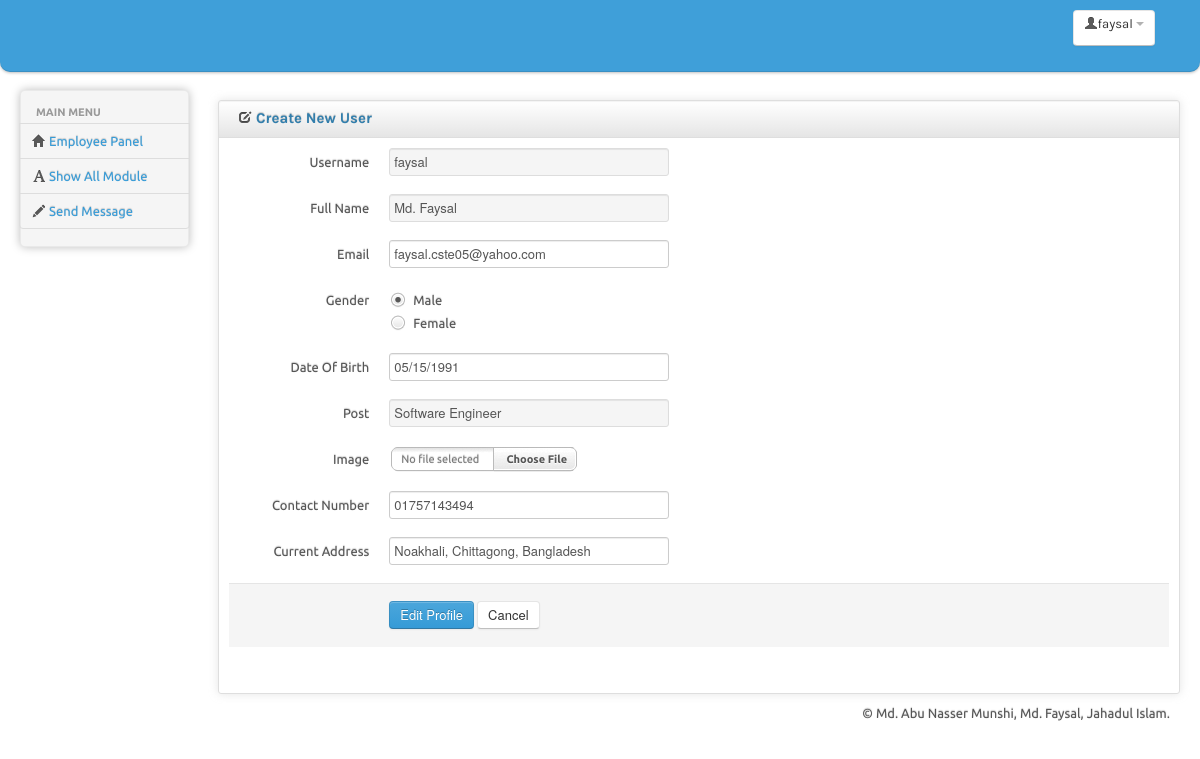
The app's page /employee/edit_employee_profile_form.php (signed in) with its own data.
### tables this page shows
CREATE TABLE IF NOT EXISTS `employee` (
  `employee_username` varchar(15) NOT NULL,
  `password` varchar(32) NOT NULL,
  `full_name` text NOT NULL,
  `post` text NOT NULL,
  `current_address` text NOT NULL,
  `image` text NOT NULL,
  `contact_no` varchar(15) NOT NULL,
  `email` varchar(50) NOT NULL,
  `gender` varchar(10) NOT NULL,
  `birth_date` date NOT NULL,
  PRIMARY KEY (`employee_username`)
);

### employee/edit_employee_profile_form.php (the view, shortened to what this page needs)
<?php
include 'header.php';
$con=mysqli_connect("localhost","root","","pms");
$select= mysqli_query($con,"SELECT * FROM employee Where employee_username='$_SESSION[username]'");
$select_F = mysqli_fetch_array($select);
$date_birth = date_create($select_F["birth_date"]);
  $birth_date= date_format($date_birth, 'm/d/Y');
?>
<body>
	<div class="navbar">
		<?php
include 'navbar.php';
?>
	</div>
		<div class="container-fluid">
		<div class="row-fluid">
			<div class="span2 main-menu-span">
				<?php
include 'sidebar.php';
?>
			</div>
                        <div id="content" class="span10">
                        			<div class="row-fluid sortable">
				<div class="box span12">
					<div class="box-header well" data-original-title>
						<h2><i class="icon-edit"></i> Create New User</h2>
					</div>
					<div class="box-content">
						<form name="edit_employee_profile" class="form-horizontal" method="post" action="edit_employee_profile.php" onsubmit="return formValidation()" enctype="multipart/form-data">
						  <fieldset>
                                                            <div class="control-group">
								<label class="control-label" for="focusedInput">Username</label>
								<div class="controls">
                                                                  <input class="input-xlarge disabled" id="disabledInput" type="text"  disabled="" value="<?php echo $select_F["employee_username"]; ?>">
								</div>
							  </div>
                                                            <div class="control-group">
								<label class="control-label" for="focusedInput">Full Name</label>
								<div class="controls">
                                                                  <input class="input-xlarge disabled" id="disabledInput" type="text"  disabled="" value="<?php echo $select_F["full_name"]; ?>">
								</div>
							  </div>
							<div class="control-group">
								<label class="control-label" for="focusedInput">Email</label>
								<div class="controls">
								  <input class="input-xlarge focused" id="focusedInput" name="employee_email" value="<?php echo $select_F["email"]; ?>" required="" type="email">
								</div>
							  </div>
                                                           <div class="control-group">
								<label class="control-label">Gender</label>
								<div class="controls">
								  <label class="radio">
									Male
								  </label>
								  <label class="radio">
									Female
								  </label>
								</div>
							  </div>
							<div class="control-group">
							  <label class="control-label" for="date01">Date Of Birth</label>
							  <div class="controls">
								<input type="text" class="input-xlarge datepicker" id="date01"  name="u_birth_date" required="" value="<?php echo $birth_date; ?>">
							  </div>
							</div>
                                                           <div class="control-group">
								<label class="control-label" for="focusedInput">Post</label>
								<div class="controls">
                                                                  <input class="input-xlarge disabled" id="disabledInput" type="text"  disabled="" value="<?php echo $select_F["post"]; ?>">
								</div>
							  </div>
							<div class="control-group">
							  <label class="control-label" for="fileInput">Image</label>
							  <div class="controls">
							  </div>
							</div>
							<div class="control-group">
								<label class="control-label" for="focusedInput">Contact Number</label>
								<div class="controls">
								  <input class="input-xlarge focused" id="focusedInput" type="text" name="employee_contact_no" required="" value="<?php echo $select_F["contact_no"]; ?>">
								</div>
							  </div>
							<div class="control-group">
								<label class="control-label" for="focusedInput">Current Address</label>
								<div class="controls">
								  <input class="input-xlarge focused" id="focusedInput" type="text" name="employee_current_address" required="" value="<?php echo $select_F["current_address"]; ?>">
								</div>
							  </div>
							<div class="form-actions">
							  <button type="submit" class="btn btn-primary">Edit Profile</button>
							  <button type="reset" class="btn">Cancel</button>
							</div>
						  </fieldset>
						</form>
					</div>
				</div>
			</div>
                        </div>
	<?php
include 'footer.php';
        ?>

### employee/css/charisma-app.css (style rules this page uses)
.box { border: 1px solid #DEDEDE; border-radius:3px; -webkit-border-radius:3px; -moz-border-radius:3px; margin-top: 10px; margin-bottom: 10px ; box-shadow: 0 0 10px rgba(189, 189, 189, 0.4); -webkit-box-shadow: 0 0 10px rgba(189, 189, 189, 0.4); -moz-box-shadow: 0 0 10px rgba(189, 189, 189, 0.4); }
.box-header { border:none; padding-top:5px; border-bottom: 1px solid #DEDEDE; border-radius:3px 3px 0 0; -webkit-border-radius:3px 3px 0 0; -moz-border-radius:3px 3px 0 0; height:12px; min-height:12px; margin-bottom: 0; cursor:move; font-weight:bold; font-size:16px; background: -moz-linear-gradient(top, rgba(255,255,255,0) 0%, rgba(0,0,0,0.1) 100%); background: -webkit-gradient(linear, left top, left bottom, color-stop(0%,rgba(255,255,255,0)), color-stop(100%,rgba(0,0,0,0.1))); background: -webkit-linear-gradient(top, rgba(255,255,255,0) 0%,rgba(0,0,0,0.1) 100%); background: -o-linear-gradient(top, rgba(255,255,255,0) 0%,rgba(0,0,0,0.1) 100%); background: -ms-linear-gradient(top, rgba(255,255,255,0) 0%,rgba(0,0,0,0.1) 100%); background: linear-gradient(to bottom, rgba(255,255,255,0) 0%,rgba(0,0,0,0.1) 100%); filter: progid:DXImageTransform.Microsoft.gradient( startColorstr='#00ffffff', endColorstr='#1a000000',GradientType=0 ); }
.box-header h2 { font-size:15px; width:auto; clear:none; float:left; line-height:25px; white-space: nowrap; }
.box-header h2 > i { margin-top:1px; }
.box-content { padding:10px; }

### employee/css/uniform.default.css (style rules this page uses)
.selector, .radio, .checker, .uploader, .button, .selector *, .radio *, .checker *, .uploader *, .button * { margin: 0; padding: 0; }
.selector, .checker, .button, .radio, .uploader { display: -moz-inline-box; display: inline-block; vertical-align: middle; zoom: 1; *display: inline; }

### employee/header.php (style rules this page uses)
body { padding-bottom: 40px; }

### records on screen
employee: employee_username "faysal", full_name "Md. Faysal", employee_email "faysal.cste05@yahoo.com", u_birth_date "05/15/1991", post "Software Engineer", employee_contact_no "01757143494", employee_current_address "Noakhali, Chittagong, Bangladesh"

### other values on screen
$_SESSION['username'] "faysal"
